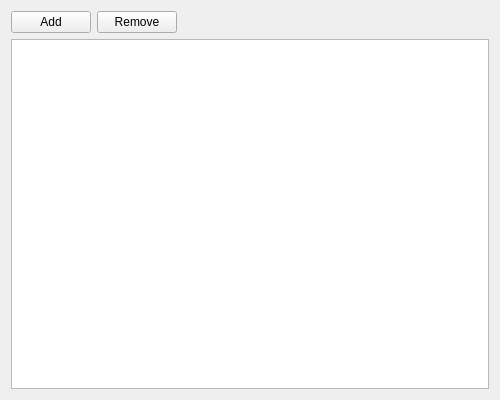
<?xml version="1.0" encoding="UTF-8"?>
<ui version="4.0">
 <class>PageBlocAutoLinkWidget</class>
 <widget class="QWidget" name="PageBlocAutoLinkWidget">
  <property name="geometry">
   <rect>
    <x>0</x>
    <y>0</y>
    <width>500</width>
    <height>400</height>
   </rect>
  </property>
  <property name="windowTitle">
   <string>PageBlocAutoLinkWidget</string>
  </property>
  <layout class="QVBoxLayout" name="verticalLayout">
   <item>
    <layout class="QHBoxLayout" name="buttonBar">
     <item>
      <widget class="QPushButton" name="btnAdd">
       <property name="text">
        <string>Add</string>
       </property>
      </widget>
     </item>
     <item>
      <widget class="QPushButton" name="btnRemove">
       <property name="text">
        <string>Remove</string>
       </property>
      </widget>
     </item>
     <item>
      <spacer name="buttonSpacer">
       <property name="orientation">
        <enum>Qt::Orientation::Horizontal</enum>
       </property>
       <property name="sizeHint" stdset="0">
        <size>
         <width>40</width>
         <height>20</height>
        </size>
       </property>
      </spacer>
     </item>
    </layout>
   </item>
   <item>
    <widget class="QListWidget" name="listKeywords">
     <property name="editTriggers">
      <set>QAbstractItemView::EditTrigger::DoubleClicked|QAbstractItemView::EditTrigger::EditKeyPressed</set>
     </property>
     <property name="alternatingRowColors">
      <bool>true</bool>
     </property>
    </widget>
   </item>
  </layout>
 </widget>
 <resources/>
 <connections/>
</ui>
